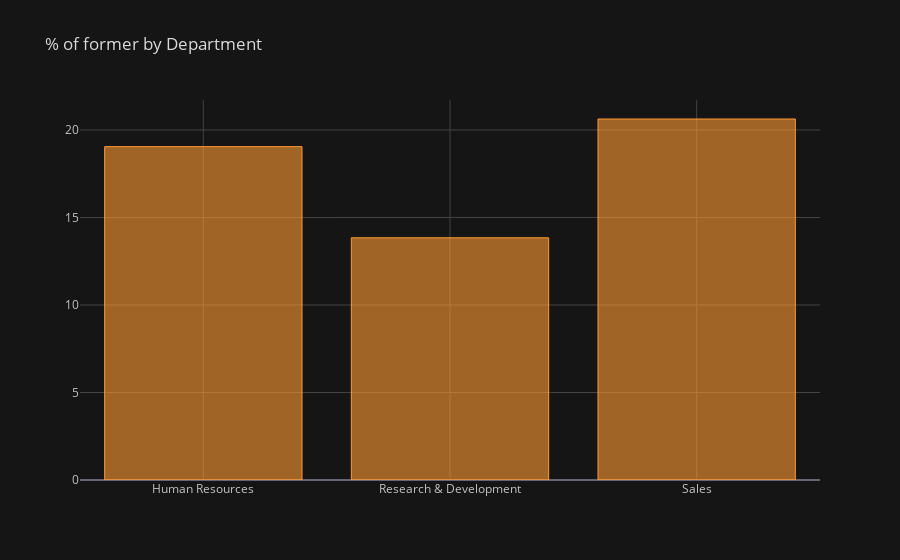

Write notebook code for a chart like this one.
### Code cell
de = pd.DataFrame(columns = ['Department', '% of former'])
i = 0 

for field in list(df['Department'].unique()):
    ratio = df[(df['Department'] == field) & 
               (df['Attrition'] == 'Yes')].shape[0] / df[df['Department'] == field].shape[0]
    de.loc[i] = (field, ratio*100)
    i += 1
    
de = de.groupby(by = 'Department').sum()
de.iplot(kind = 'bar', title = '% of former by Department')

### Figure 1 — Plotly figure (JSON) as saved in the notebook; plotly's stock layout.template omitted (floating-point values rounded to 4 significant figures)
{"data": [{"marker": {"color": "rgba(255, 153, 51, 0.6)", "line": {"color": "rgba(255, 153, 51, 1.0)", "width": 1}}, "name": "% of former", "orientation": "v", "text": "", "type": "bar", "x": ["Human Resources", "Research & Development", "Sales"], "y": [19.05, 13.84, 20.63]}], "layout": {"legend": {"bgcolor": "#151516", "font": {"color": "#D9D9D9"}}, "paper_bgcolor": "#151516", "plot_bgcolor": "#151516", "title": {"font": {"color": "#D9D9D9"}, "text": "% of former by Department"}, "xaxis": {"gridcolor": "#434343", "showgrid": true, "tickfont": {"color": "#C2C2C2"}, "title": {"font": {"color": "#D9D9D9"}, "text": ""}, "zerolinecolor": "#666570"}, "yaxis": {"gridcolor": "#434343", "showgrid": true, "tickfont": {"color": "#C2C2C2"}, "title": {"font": {"color": "#D9D9D9"}, "text": ""}, "zerolinecolor": "#666570"}}}
